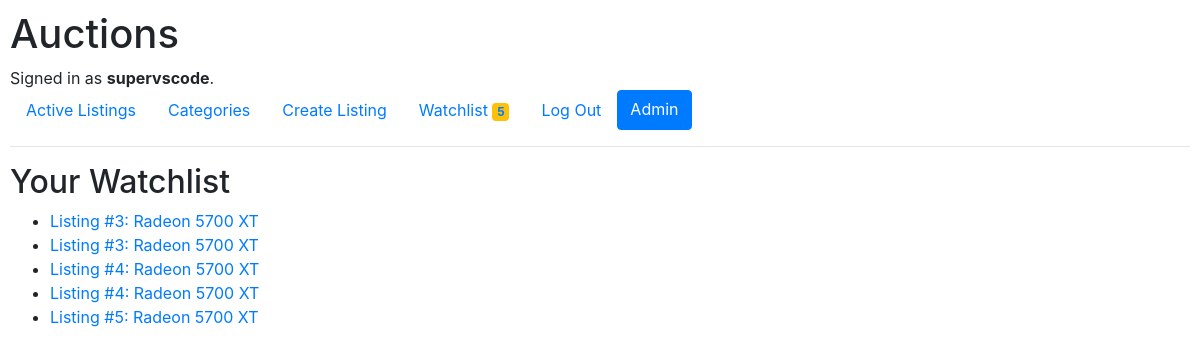
Before: /watchlist (signed in) with the older database file.
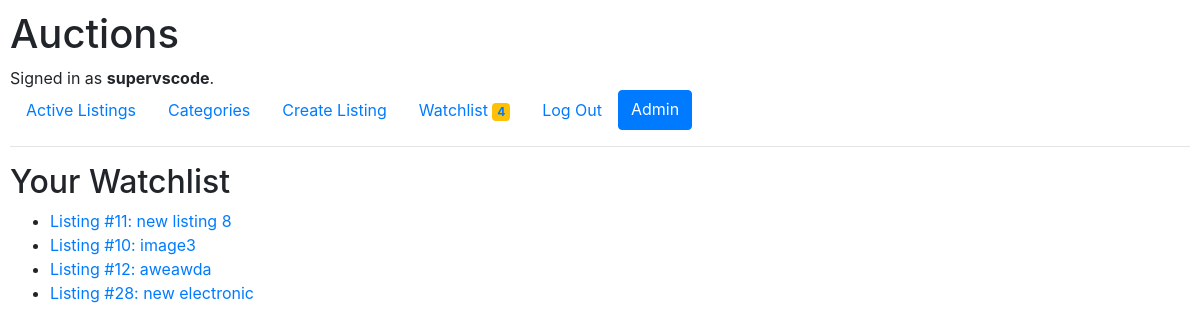
After: the same page with the newer database file.
### auctions/models.py (models this page shows, shortened)
class Watchlist(models.Model):
    user = models.ForeignKey(User, on_delete=models.CASCADE, related_name="watched_listings")
    listing = models.ForeignKey(AuctionListing, on_delete=models.CASCADE, related_name="watchers")

class AuctionListing(models.Model):
    active = models.BooleanField(default=True, null=True)
    title = models.CharField(max_length=100)
    description = models.TextField()
    starting_bid = models.DecimalField(max_digits=10, decimal_places=2, default='0.00')
    current_bid = models.DecimalField(max_digits=10, decimal_places=2, default='0.00')
    image = models.ImageField(upload_to='auctions/media', null=True, blank=True, default='auctions/static/auctions/No-Image-Placeholder.png')
    category = models.ForeignKey(Category, on_delete=models.SET_NULL, null=True, blank=True, related_name="listings")
    created_at = models.DateTimeField(auto_now_add=True)
    end_time = models.DateTimeField(null=True, blank=True)
    seller = models.ForeignKey(User, on_delete=models.CASCADE, related_name="listings_sold")
    winner = models.ForeignKey(User, null=True, blank=True, on_delete=models.CASCADE, related_name="listings_bought")

### auctions/views.py (the view)
# urls.py: path("watchlist", views.watchlist, name="watchlist"),
@login_required
def watchlist(request):
    watchlist_items = Watchlist.objects.filter(user=request.user)
    watchlist_count = watchlist_items.count()
    context = {'watchlist_items': watchlist_items, 'watchlist_count': watchlist_count}
    return render(request, 'auctions/watchlist.html', context)

### auctions/templates/auctions/watchlist.html
{% extends "auctions/layout.html" %}
{% block body %}
    <h2>Your Watchlist</h2>
    {% if watchlist_items %}
        <ul>
            {% for item in watchlist_items %}
                <li>
                    <a href="{% url 'listing_detail' item.listing.id %}">
                        Listing #{{ item.listing.id }}: {{ item.listing.title }}
                    </a>
                </li>
            {% endfor %}
        </ul>
    {% else %}
        <p>Your watchlist is empty.</p>
    {% endif %}
{% endblock %}

### auctions/templates/auctions/layout.html (shortened to what this page needs)
{% load static %}
<!DOCTYPE html>
<html lang="en">
    <head>
        <link rel="stylesheet" href="https://stackpath.bootstrapcdn.com/bootstrap/4.4.1/css/bootstrap.min.css">
        <link href="{% static 'auctions/styles.css' %}" rel="stylesheet">
    </head>
    <body>
        <h1>Auctions</h1>
        <div>
            {% if user.is_authenticated %}
                Signed in as <strong>{{ user.username }}</strong>.
            {% else %}
                Not signed in.
            {% endif %}
        </div>
        <ul class="nav">
            <li class="nav-item">
                <a class="nav-link" href="{% url 'index' %}">Active Listings</a>
            </li>
            <li class="nav-item">
                <a class="nav-link" href="{% url 'categories' %}">Categories</a>
            </li>
            {% if user.is_authenticated %}
                <li class="nav-item">
                    <a class="nav-link" href="{% url 'create_listing' %}">Create Listing</a>
                </li>
                <li class="nav-item">
                    <a class="nav-link" href="{% url 'watchlist' %}">
                        Watchlist
                        {% if watchlist_count %}
                            <span class="badge bg-warning">{{ watchlist_count }}</span>
                        {% endif %}
                    </a>
                </li>
                <li class="nav-item">
                    <a class="nav-link" href="{% url 'logout' %}">Log Out</a>
                </li>
                {% if user.is_superuser %}
                    <a href="{% url 'admin:index' %}" class="btn btn-primary">Admin</a>
                {% endif %}
            {% endif %}
        </ul>
        <hr>
        {% block body %}
        {% endblock %}
    </body>
</html>

Changed rows visible on the page:
removed Watchlist: listing.id "3", listing "Radeon 5700 XT"
removed Watchlist: listing.id "3", listing "Radeon 5700 XT"
removed Watchlist: listing.id "4", listing "Radeon 5700 XT"
removed Watchlist: listing.id "4", listing "Radeon 5700 XT"
removed Watchlist: listing.id "5", listing "Radeon 5700 XT"
added Watchlist: listing.id "11", listing "new listing 8"
added Watchlist: listing.id "10", listing "image3"
added Watchlist: listing.id "12", listing "aweawda"
added Watchlist: listing.id "28", listing "new electronic"
Other visible differences:
{{ watchlist_count }}: "5" → "4"
